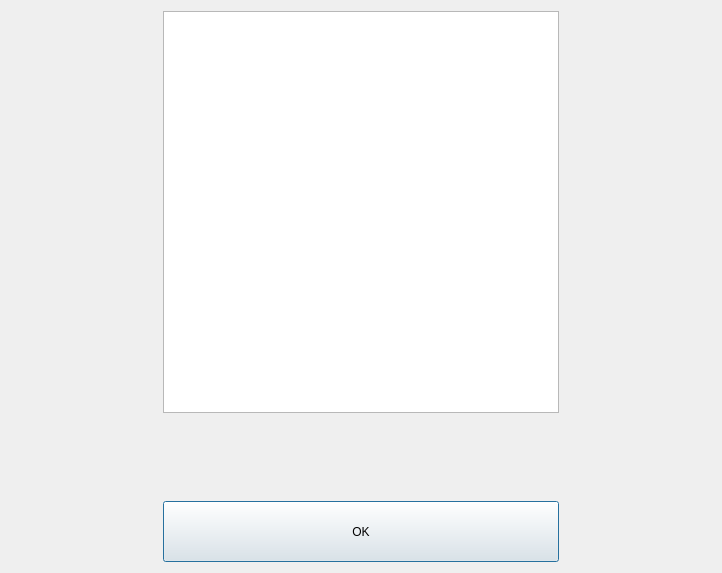
<?xml version="1.0" encoding="UTF-8"?>
<ui version="4.0">
 <class>TietokantaDialog</class>
 <widget class="QDialog" name="TietokantaDialog">
  <property name="geometry">
   <rect>
    <x>0</x>
    <y>0</y>
    <width>722</width>
    <height>573</height>
   </rect>
  </property>
  <property name="windowTitle">
   <string>Dialog</string>
  </property>
  <layout class="QGridLayout" name="gridLayout">
   <item row="0" column="0">
    <layout class="QHBoxLayout" name="horizontalLayout">
     <item>
      <spacer name="horizontalSpacer">
       <property name="orientation">
        <enum>Qt::Horizontal</enum>
       </property>
       <property name="sizeHint" stdset="0">
        <size>
         <width>158</width>
         <height>20</height>
        </size>
       </property>
      </spacer>
     </item>
     <item>
      <layout class="QVBoxLayout" name="verticalLayout">
       <item>
        <widget class="QTableView" name="tableView">
         <property name="sizePolicy">
          <sizepolicy hsizetype="Minimum" vsizetype="Minimum">
           <horstretch>0</horstretch>
           <verstretch>0</verstretch>
          </sizepolicy>
         </property>
         <property name="minimumSize">
          <size>
           <width>396</width>
           <height>402</height>
          </size>
         </property>
        </widget>
       </item>
       <item>
        <spacer name="verticalSpacer">
         <property name="orientation">
          <enum>Qt::Vertical</enum>
         </property>
         <property name="sizeHint" stdset="0">
          <size>
           <width>20</width>
           <height>28</height>
          </size>
         </property>
        </spacer>
       </item>
       <item>
        <widget class="QPushButton" name="pushButtonOK">
         <property name="sizePolicy">
          <sizepolicy hsizetype="Minimum" vsizetype="Minimum">
           <horstretch>0</horstretch>
           <verstretch>0</verstretch>
          </sizepolicy>
         </property>
         <property name="minimumSize">
          <size>
           <width>141</width>
           <height>61</height>
          </size>
         </property>
         <property name="text">
          <string>OK</string>
         </property>
        </widget>
       </item>
      </layout>
     </item>
     <item>
      <spacer name="horizontalSpacer_2">
       <property name="orientation">
        <enum>Qt::Horizontal</enum>
       </property>
       <property name="sizeHint" stdset="0">
        <size>
         <width>158</width>
         <height>20</height>
        </size>
       </property>
      </spacer>
     </item>
    </layout>
   </item>
  </layout>
 </widget>
 <resources/>
 <connections/>
</ui>
